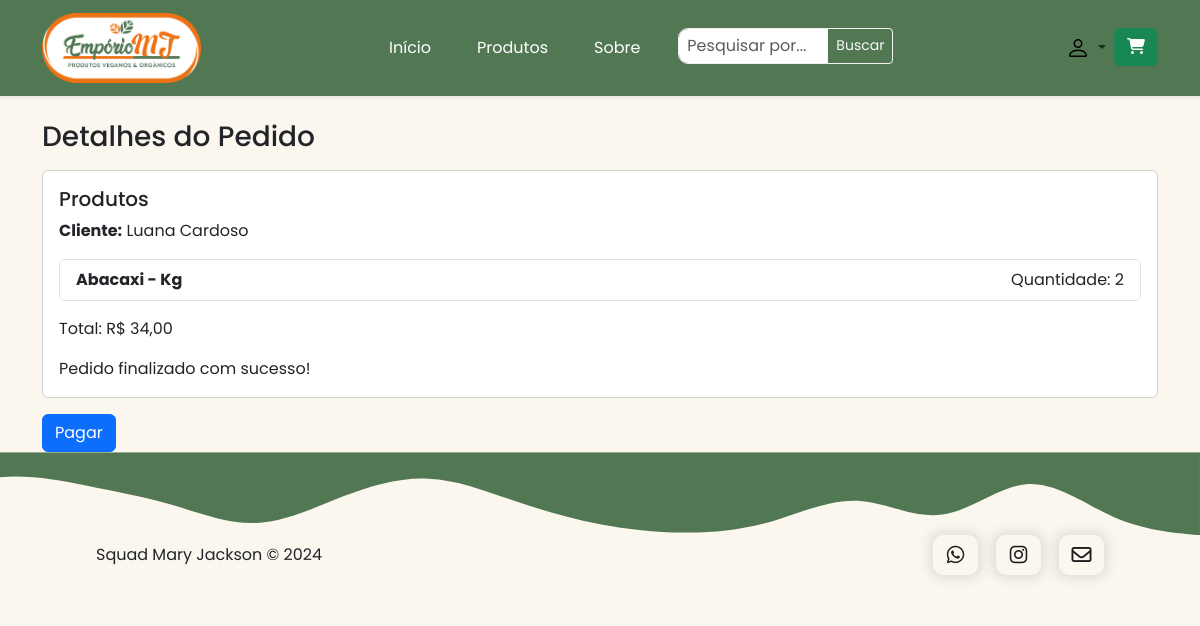
The app's page /finalizar_pedido/ (signed in), older data.
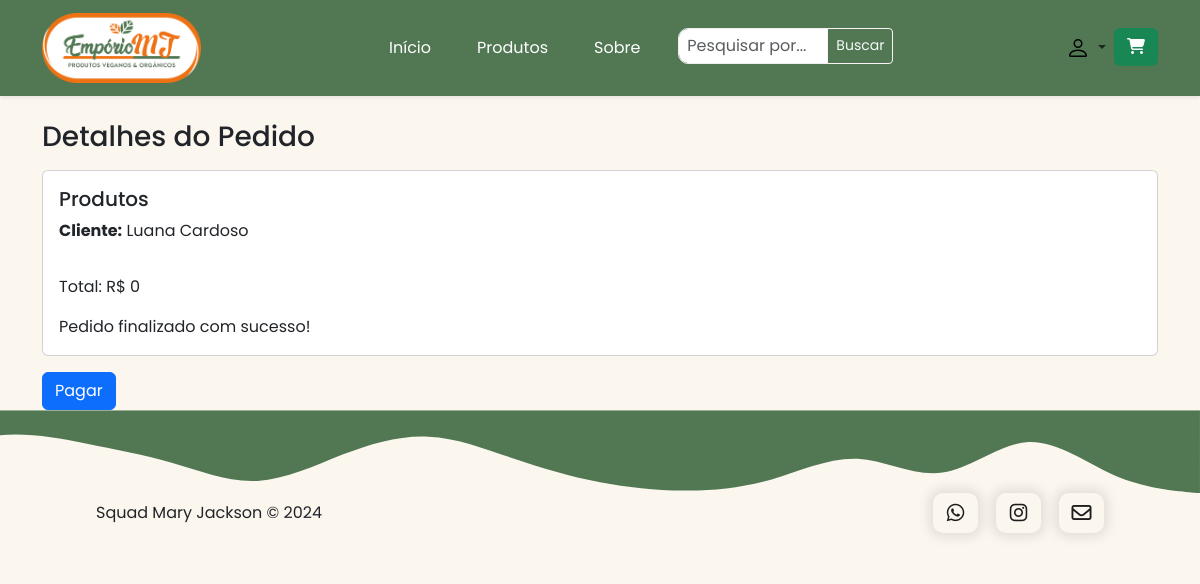
The same page, newer data.
### app_MJ/models.py (models this page shows, shortened)
class CarrinhoProduto(models.Model):
    carrinho = models.ForeignKey(Carrinho, on_delete=models.CASCADE)
    produto = models.ForeignKey(Produto, on_delete=models.CASCADE)
    quantidade = models.IntegerField()
    preco = models.DecimalField(max_digits=5, decimal_places=2)
    data_pedido = models.DateTimeField(default=timezone.now, blank=True)

class Produto(models.Model):
    nome_produto = models.CharField(max_length=200, default="")
    categoria = models.ForeignKey(Categoria, on_delete=models.CASCADE, default=1)
    descricao = models.TextField()
    quantidade = models.IntegerField(default=0)
    imagem = models.ImageField(upload_to="", null=True, blank=True)
    preco = models.DecimalField(max_digits=5, decimal_places=2)
    data_produto = models.DateTimeField(default=timezone.now, blank=True)

class Carrinho(models.Model):
    cliente = models.ForeignKey(
        Cliente, on_delete=models.CASCADE, null=True, blank=True
    )
    data_pedido = models.DateTimeField(default=timezone.now, blank=True)

class Cliente(models.Model):
    estados = (
        ("AC", "AC"),
        ("AL", "AL"),
        ("AP", "AP"),
        ("AM", "AM"),
        ("BA", "BA"),
        ("CE", "CE"),
        ("ES", "ES"),
        ("GO", "GO"),
        ("MA", "MA"),
        ("MT", "MT"),
        ("MS", "MS"),
        ("MG", "MG"),
        ("PA", "PA"),
        ("PB", "PB"),
        ("PR", "PR"),
        ("PE", "PE"),
        ("PI", "PI"),
        ("RJ", "RJ"),
        ("RN", "RN"),
        ("RS", "RS"),
        ("RO", "RO"),
        ("RR", "RR"),
        ("SC", "SC"),
        ("SP", "SP"),
        ("SE", "SE"),
        ("TO", "TO"),
        ("DF", "DF"),
    )
    nome_completo = models.CharField(max_length=200)
    endereco = models.CharField(max_length=200, null=True, blank=True)
    cidade = models.CharField(max_length=100)
    estado = models.CharField(max_length=4, choices=estados)
    data_cadastro = models.DateTimeField(default=timezone.now, blank=True)
    telefone = models.CharField(max_length=200)
    email = models.EmailField(max_length=200, null=True, blank=True, unique=True)
    senha = models.CharField(max_length=15)

### app_MJ/views.py (the view)
# urls.py: path('finalizar_pedido/', finalizar_pedido, name='finalizar_pedido'),
def finalizar_pedido(request):
    total = 0
    carrinho_id = request.session.get('carrinho_id')
    carrinho = get_object_or_404(Carrinho, pk=carrinho_id)
    carrinhoprodutos = CarrinhoProduto.objects.filter(carrinho=carrinho)
    for carrinhoproduto in carrinhoprodutos:
        total += carrinhoproduto.preco * carrinhoproduto.quantidade
    carrinho.total = total
    carrinho.save()
    return render(request, 'finalizar_pedido.html', {'carrinho': carrinho, 'carrinhoprodutos': carrinhoprodutos})

### templates/finalizar_pedido.html (shortened to what this page needs)
{% extends 'base.html' %}
{% block content %}
<div class="container mt-4">
    <h3>Detalhes do Pedido</h3>
    <div class="card mt-3">
        <div class="card-body">
            <h5 class="card-title">Produtos</h5>
            <strong>Cliente:</strong>
            {% if carrinho.cliente %}
                {{ carrinho.cliente.nome_completo }}
            {% else %}
                Mary Jackson
            {% endif %}
            <ul class="list-group mt-3">
                {% for carrinhoproduto in carrinhoprodutos %}
                    <li class="list-group-item">
                        <div class="d-flex justify-content-between align-items-center">
                            <strong>{{ carrinhoproduto.produto.nome_produto }}</strong>
                            <span>Quantidade: {{ carrinhoproduto.quantidade }}</span>
                        </div>
                    </li>
                {% endfor %}
            </ul>
            <p class="card-text mt-3">Total: R$ {{ carrinho.total }}</p>
            <p class="card-text">Pedido finalizado com sucesso!</p>
        </div>
    </div>
    <a href="{% url 'finalizar_pedido' %}" class="btn btn-primary mt-3">Pagar</a>
</div>
{% endblock %}

Row changes from the older to the newer data that the page shows:
removed CarrinhoProduto: produto.nome_produto "Abacaxi - Kg", quantidade "2"
computed for Carrinho "Luana Cardoso": total "34,00" → "0"
